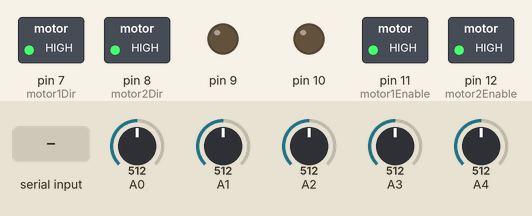
Recording of a sketch running on a simulated Arduino Uno, built with avr-gcc and run on an emulated ATmega328P. Parts: switched loads named in the sketch (green lamp = pin HIGH), output pins drawn as LEDs (lit = HIGH). The inputs (shaded band) are chosen by the test bench; at power-on: A0 = 512, A3 = 512, A1 = 512, A2 = 512, A4 = 512. What the sketch prints to the serial monitor is not drawn.

Above: at 1.2 s.
1.3 s: A0 set to 109
2.8 s: A0 set to 93
At 3.3 s:
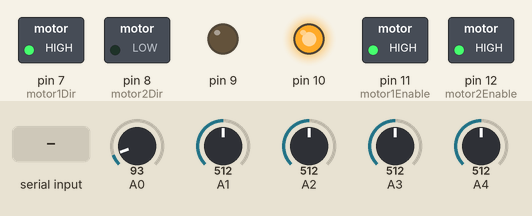
4.3 s: A3 set to 110
7.3 s: A3 set to 90
At 8.5 s:
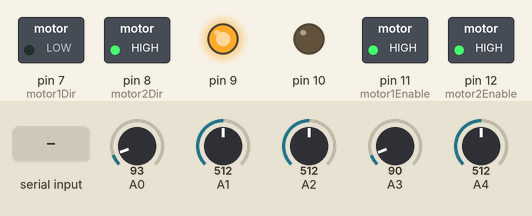
8.8 s: "s" received over Serial
At 10.0 s:
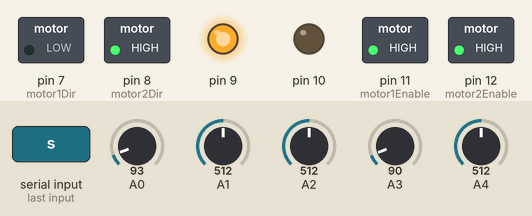
10.3 s: "x" received over Serial
At 11.7 s:
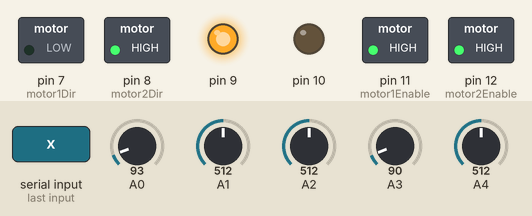
Timing chart, 0 to 12.8 s (numbered marks = the images above; inputs shaded):
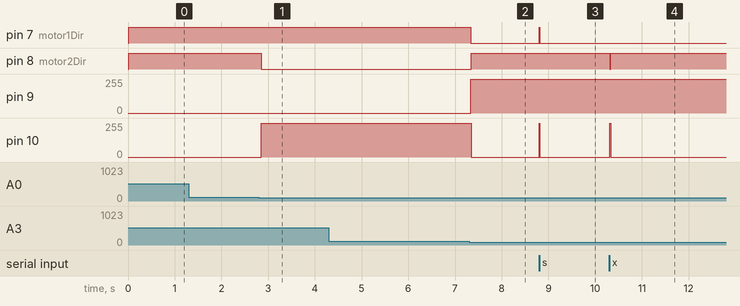

Measured:
- the behaviour switches between 100 and 99 on A0 (found by bisection; images 0 and 1)
- the behaviour switches between 100 and 99 on A3 (found by bisection; images 1 and 2)
- after the input at 1.3 s, every drawn part: stays the same
- after the input at 2.8 s, pin 8 (motor2Dir): HIGH → LOW after 0.05 s; pin 10: 0/255 → 255/255 after 0.05 s
- after the input at 4.3 s, every drawn part: stays the same
- after the input at 7.3 s, pin 7 (motor1Dir): HIGH → LOW at once; pin 8 (motor2Dir): LOW → HIGH at once; pin 9: 0/255 → 255/255 at once; pin 10: 255/255 → 0/255 at once
- after the input at 8.8 s, pin 7 (motor1Dir): LOW → HIGH at once, → LOW 0.01 s later; pin 10: 0/255 → 255/255 at once, → 0/255 0.01 s later
- after the input at 10.3 s, pin 8 (motor2Dir): HIGH → LOW at once, → HIGH 0.01 s later; pin 9: 255/255 → 254/255 at once, → 255/255 0.01 s later; pin 10: 0/255 → 254/255 at once, → 0/255 0.01 s later

The sketch:

line_debug.ino
```cpp
#define motor1Dir 7
#define motor2Dir 8
#define motor1PWM 9
#define motor2PWM 10
#define motor1Enable 11
#define motor2Enable 12

#define numSensors 5
#define line_thresh 100

int sensors[numSensors];
int sensorsmax[numSensors] = { -1, -1, -1, -1, -1 };
int sensorsmin[numSensors] = { 1024, 1024, 1024, 1024, 1024 };

void initMotorDriver() {
    pinMode(motor1Dir, OUTPUT);
    pinMode(motor2Dir, OUTPUT);

    pinMode(motor1Enable, OUTPUT);
    pinMode(motor2Enable, OUTPUT);
    digitalWrite(motor1Enable, HIGH);
    digitalWrite(motor2Enable, HIGH);
    setLeftMotorSpeed(0); // make sure the motors are stopped
    setRightMotorSpeed(0);
}

void setMotorVel(int dirPin, int pwmPin, int velocity) {
    if (velocity >= 255) velocity = 255;
    if (velocity <= -255) velocity = -255;

    if (velocity == 0) {
        digitalWrite(dirPin, HIGH);
        digitalWrite(pwmPin, HIGH);
    } else if (velocity < 0) {  // Reverse
        digitalWrite(dirPin, HIGH);
        analogWrite(pwmPin, 255 + velocity);
    } else { // Forward
        digitalWrite(dirPin, LOW);
        analogWrite(pwmPin, velocity);
    }
}

void setLeftMotorSpeed(int velocity) {
    Serial.print("Set Left: ");
    Serial.println(velocity);
    setMotorVel(motor1Dir, motor1PWM, -velocity);
}

void setRightMotorSpeed(int velocity) {
    Serial.print("Set Right: ");
    Serial.println(velocity);
    setMotorVel(motor2Dir, motor2PWM, -velocity);
}

void goForward() {
    Serial.println("Go Forward!");
    setLeftMotorSpeed(255);
    setRightMotorSpeed(255);
}

void goRight() {
    Serial.println("Go Right!");
    setLeftMotorSpeed(255);
    setRightMotorSpeed(-255);
}

void goLeft() {
    Serial.println("Go Left!");
    setLeftMotorSpeed(-255);
    setRightMotorSpeed(255);
}

void stop() {
    Serial.println("Stop.");
    setLeftMotorSpeed(0);
    setRightMotorSpeed(0);
}

int testSensor(int sensor) {
    int val = analogRead(sensor);
    Serial.print("Reading Sensor: ");
    Serial.print(sensor);
    Serial.print(": ");
    Serial.println(val);
    return val;
}

void readSensors() {
    for (int ii = 0; ii < numSensors; ii++) {
        sensors[ii] = analogRead(ii);
        sensorsmin[ii] = min(sensorsmin[ii], sensors[ii]);
        sensorsmax[ii] = max(sensorsmax[ii], sensors[ii]);
    }
}

void printSensorValues() {
    Serial.print("Sensor Values: ");
    for (int ii = 0; ii < numSensors; ii++) {
        Serial.print("s");
        Serial.print(ii);
        Serial.print("= ");
        Serial.print(sensors[ii]);
        Serial.print(" Max: ");
        Serial.print(sensorsmax[ii]);
        Serial.print(" Min: ");
        Serial.print(sensorsmin[ii]);
        Serial.print(", ");
    }
    Serial.println();
}

void calibrateSensors() {
    Serial.println("Calibrating sensors...");
    for (int i = 0; i < 100; i++) { // Collect 100 samples for calibration
        readSensors();
        delay(10); // Small delay to ensure accurate readings
    }
    Serial.println("Calibration complete.");
    for (int ii = 0; ii < numSensors; ii++) {
        Serial.print("Sensor ");
        Serial.print(ii);
        Serial.print(" Min: ");
        Serial.print(sensorsmin[ii]);
        Serial.print(" Max: ");
        Serial.println(sensorsmax[ii]);
    }
}

void setup() {
    Serial.begin(115200); // Set the baud rate for the serial com.
    Serial.println("Line Sensor board Sensor test");
    Serial.println("Enter to show sensor value: 0=Sensor0, 1=Sensor1, 2=Sensor2, 3=Sensor3, 4=Sensor4");
    Serial.println("Enter p to print all sensor values");
    Serial.println("Enter to move: s = stop, w = forward, a = right, x = reverse, d = left");
    Serial.println("Enter c to calibrate sensors");
    initMotorDriver();
}

void loop() {
    char cc;
    int adcVal;

    if (Serial.available() > 0) {
        cc = Serial.read();

        switch (cc) {
            case '0': testSensor(0); break;
            case '1': testSensor(1); break;
            case '2': testSensor(2); break;
            case '3': testSensor(3); break;
            case '4': testSensor(4); break;
            case 'w': goForward(); break;
            case 'x': setLeftMotorSpeed(-254); setRightMotorSpeed(-254); break;
            case 's': stop(); break;
            case 'a': goLeft(); break;
            case 'd': goRight(); break;
            case 'p':
                for (int i = 0; i < numSensors; i++) {
                    testSensor(i);
                }
                break;
            case 'c':
                calibrateSensors();
                break;
        }
    } else {
        readSensors();
        printSensorValues();

        if ((sensors[3] < line_thresh) || (sensors[4] < line_thresh)) {
            Serial.println("goLeft.");
            goLeft();
            delay(30);
        } else if ((sensors[0] < line_thresh) || (sensors[1] < line_thresh)) {
            Serial.println("goRight.");
            goRight();
            delay(30);
        } else {
            Serial.println("goForward.");
            goForward();
            delay(100);
        }
    }
}
```
